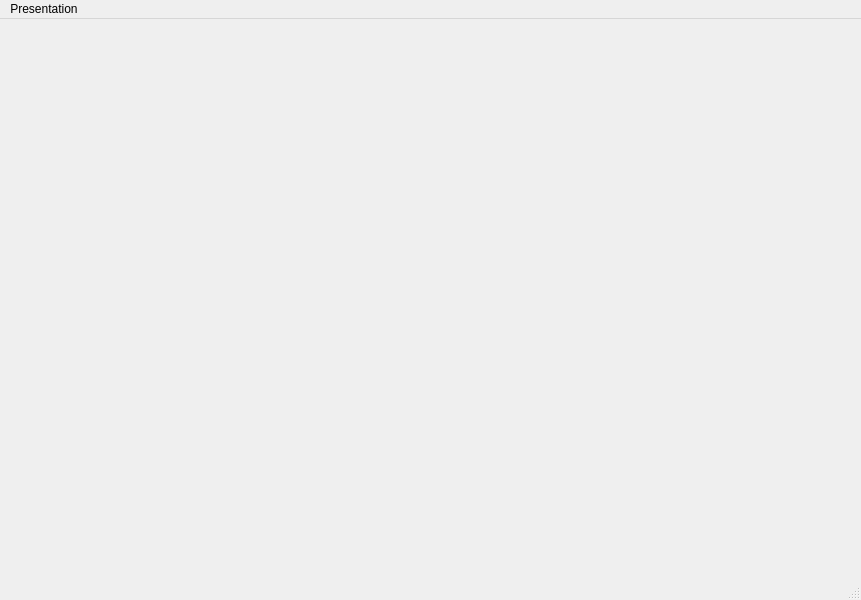
<?xml version="1.0" encoding="UTF-8"?>
<ui version="4.0">
 <class>ZuipEdit</class>
 <widget class="QMainWindow" name="ZuipEdit">
  <property name="geometry">
   <rect>
    <x>0</x>
    <y>0</y>
    <width>861</width>
    <height>600</height>
   </rect>
  </property>
  <property name="windowTitle">
   <string>ZUI Presentations</string>
  </property>
  <widget class="QWidget" name="centralwidget"/>
  <widget class="QMenuBar" name="menubar">
   <property name="geometry">
    <rect>
     <x>0</x>
     <y>0</y>
     <width>861</width>
     <height>21</height>
    </rect>
   </property>
   <widget class="QMenu" name="menuPresentation">
    <property name="title">
     <string>Presentation</string>
    </property>
    <widget class="QMenu" name="menuImport">
     <property name="title">
      <string>Import from…</string>
     </property>
     <addaction name="actionImportFromFile"/>
     <addaction name="actionImportFromFassets"/>
    </widget>
    <addaction name="menuImport"/>
    <addaction name="separator"/>
    <addaction name="actionQuit"/>
   </widget>
   <addaction name="menuPresentation"/>
  </widget>
  <widget class="QStatusBar" name="statusbar"/>
  <action name="actionImportFromFile">
   <property name="text">
    <string>File…</string>
   </property>
  </action>
  <action name="actionImportFromFassets">
   <property name="text">
    <string>Fassets…</string>
   </property>
  </action>
  <action name="actionQuit">
   <property name="text">
    <string>Quit</string>
   </property>
   <property name="shortcut">
    <string>Ctrl+Q</string>
   </property>
  </action>
 </widget>
 <resources/>
 <connections>
  <connection>
   <sender>actionQuit</sender>
   <signal>activated()</signal>
   <receiver>ZuipEdit</receiver>
   <slot>close()</slot>
   <hints>
    <hint type="sourcelabel">
     <x>-1</x>
     <y>-1</y>
    </hint>
    <hint type="destinationlabel">
     <x>430</x>
     <y>299</y>
    </hint>
   </hints>
  </connection>
 </connections>
</ui>
